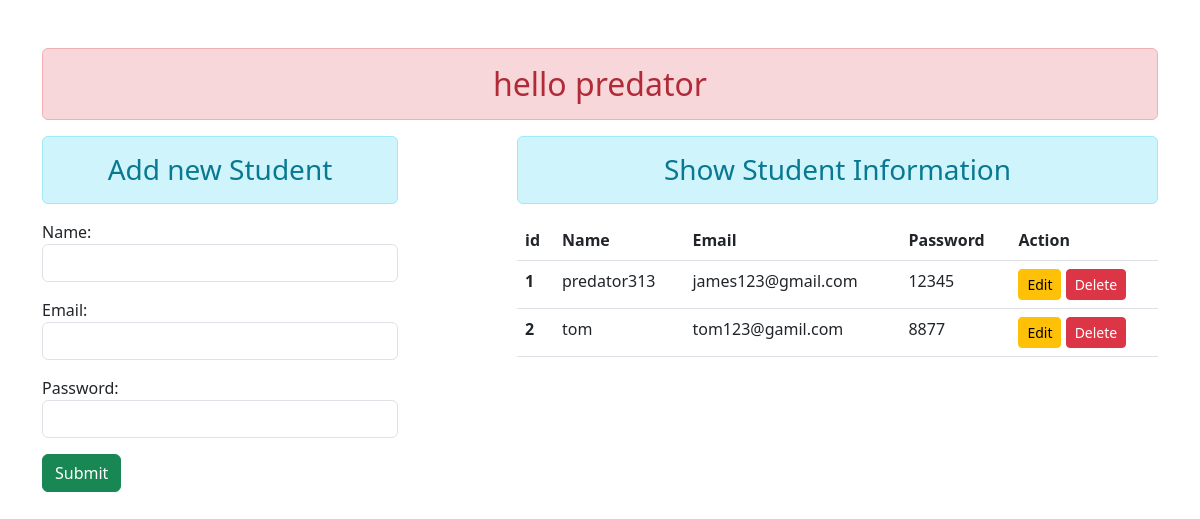
Page /hello/student/ on the earlier database version.
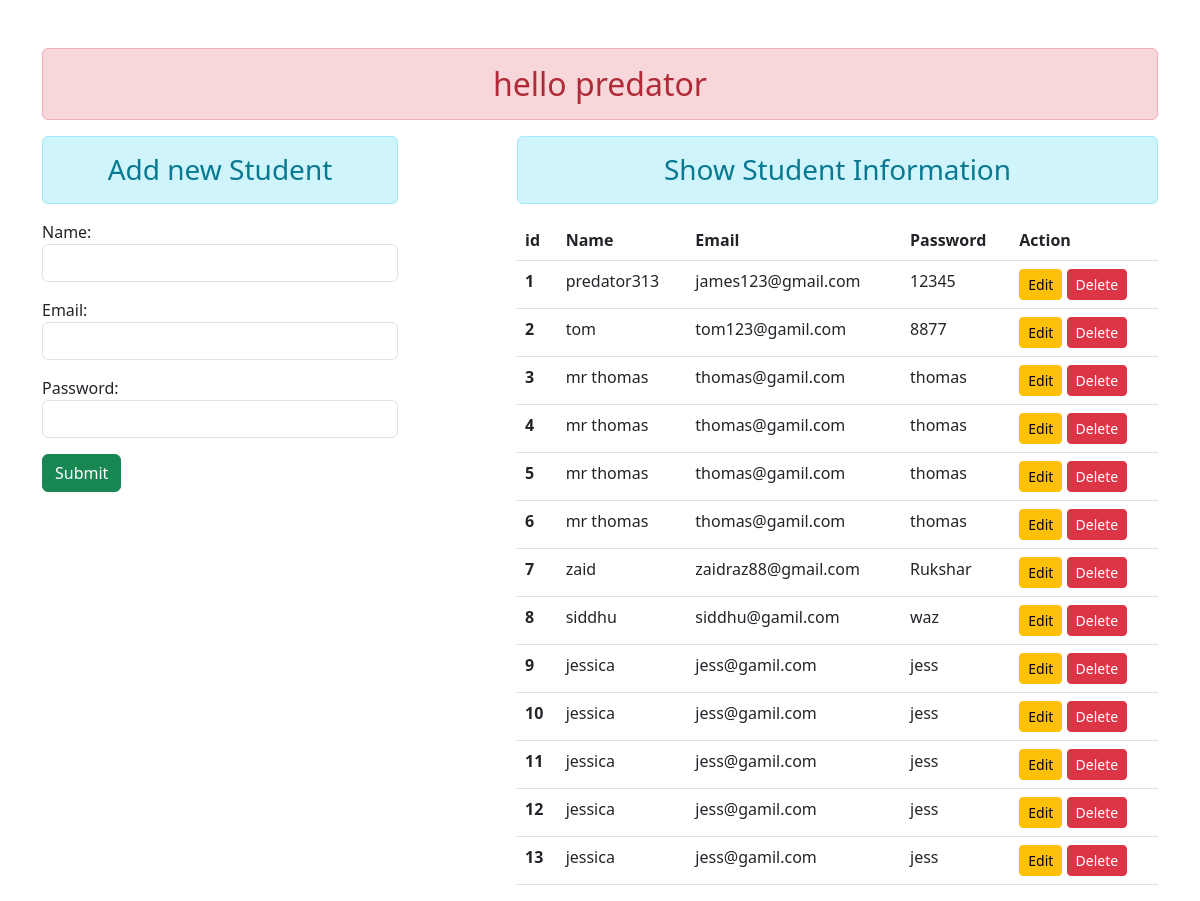
Same page on the later database version.
### enroll/models.py (models this page shows)
class User(models.Model):
    name=models.CharField(max_length=50)
    email=models.EmailField(max_length=70)
    password=models.CharField(max_length=50)

### enroll/views.py (the view)
# urls.py: path('student/',views.showdata,name='addandshow'),
def showdata(request):
    if(request.method=='POST'):
        fm=StudentRegistration(request.POST)
        if fm.is_valid():
            fm.save()
            fm=StudentRegistration() #this for clearing the form
    else:
        fm=StudentRegistration();
    stud=User.objects.all() #to get all the stored data and indentation is also important otherwise
    return render(request,'enroll/addandshow.html',{'form':fm,'stu':stud})

### enroll/forms.py
class StudentRegistration(forms.ModelForm):
    class Meta:
        model=User
        fields=['name','email','password']
        widgets={
            'name':forms.TextInput(attrs={'class':'form-control'}),
            'email':forms.EmailInput(attrs={'class':'form-control'},),
            'password':forms.PasswordInput(attrs={'class':'form-control'}),
        }

### enroll/templates/enroll/addandshow.html (shortened to what this page needs)
{% extends 'enroll/base.html' %} {% block content %}
<div class="row">
  <div class="col-sm-4">
    <h3 class="text-center alert alert-info">Add new Student</h3>
    <form action="" method="POST">
      {% csrf_token %} {{form.as_p}}
      <button type="submit" class="btn btn-success">Submit</button>
    </form>
  </div>
  <div class="col-sm-7 offset-1">
    <h3 class="text-center alert alert-info">Show Student Information</h3>
    {% if stu %}
    <table class="table table-hover">
      <thead>
        <tr>
          <th scope="col">id</th>
          <th scope="col">Name</th>
          <th scope="col">Email</th>
          <th scope="col">Password</th>
          <th scope="col">Action</th>
        </tr>
      </thead>
      <tbody>
        {% for st in stu %}
        <tr>
          <th scope="row">{{st.id}}</th>
          <td>{{st.name}}</td>
          <td>{{st.email}}</td>
          <td>{{st.password}}</td>
          <td>
            <a href="{% url 'updata' st.id %}" class="btn btn-warning btn-sm">Edit</a>
            <form action="{% url 'deldata' st.id  %}" method="POST" class="d-inline">
              <button type="submit" class="btn btn-danger btn-sm">Delete</button>
            </form>
          </td>
        </tr>
        {% endfor %}
      </tbody>
    </table>
    {% else %}
    <h3 class="text-center alert alert-warning">No Records present</h3>
    {% endif %}
  </div>
</div>
{% endblock content %}

Differences in the rows shown:
added User: id "3", name "mr thomas", email "thomas@gamil.com", password "thomas"
added User: id "4", name "mr thomas", email "thomas@gamil.com", password "thomas"
added User: id "5", name "mr thomas", email "thomas@gamil.com", password "thomas"
added User: id "6", name "mr thomas", email "thomas@gamil.com", password "thomas"
added User: id "7", name "zaid", email "zaidraz88@gmail.com", password "Rukshar"
added User: id "8", name "siddhu", email "siddhu@gamil.com", password "waz"
added User: id "9", name "jessica", email "jess@gamil.com", password "jess"
added User: id "10", name "jessica", email "jess@gamil.com", password "jess"
added User: id "11", name "jessica", email "jess@gamil.com", password "jess"
added User: id "12", name "jessica", email "jess@gamil.com", password "jess"
added User: id "13", name "jessica", email "jess@gamil.com", password "jess"
